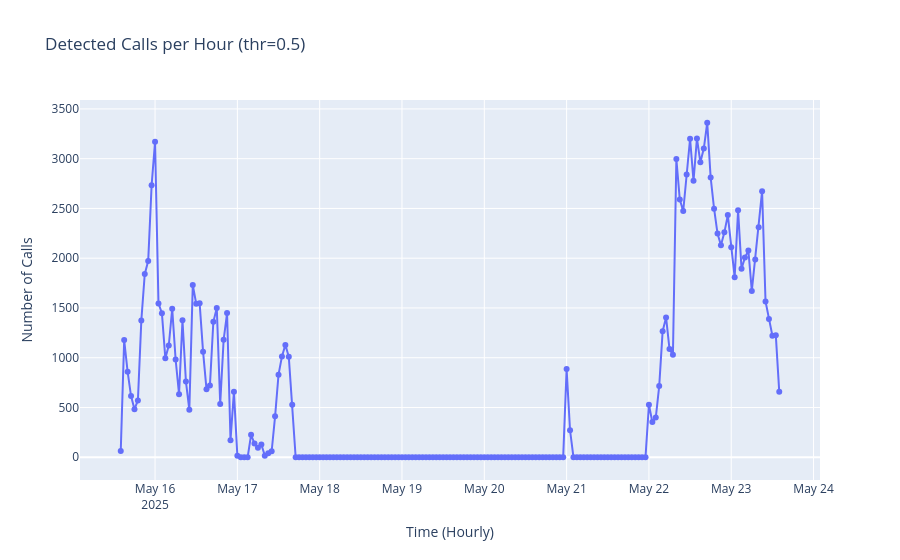
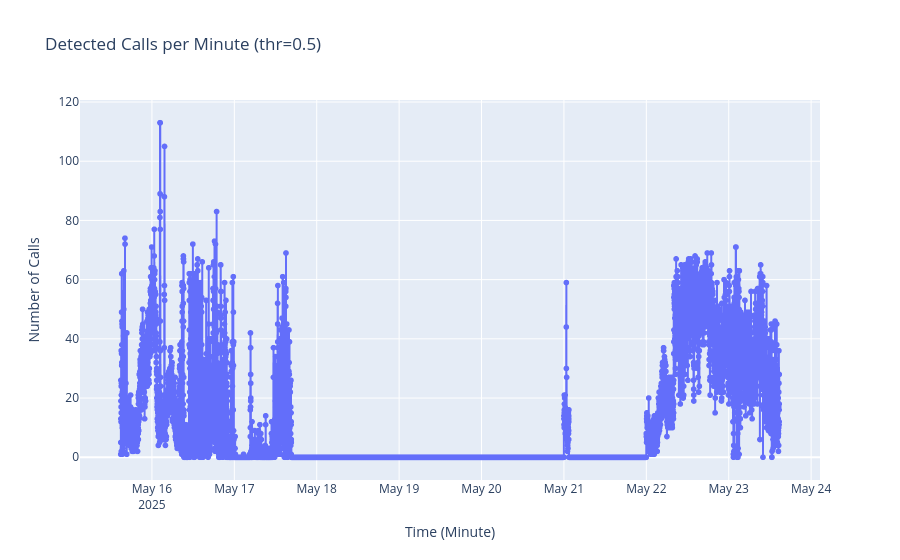

Notebook code cell kept with these figures, in order:
### Code cell
from pathlib import Path
import re
import pandas as pd
import numpy as np
import plotly.express as px

# -------- CONFIG --------
folder = Path(r"C:\Users\amitg\OneDrive\Documents\Deep_Voice\HF_WAV_Manatee_Samples\Haiti")
glob_pattern = "Inference_results-2025-08*.csv"
selected_class_name = "1"
threshold = 0.5

fname_re = re.compile(
    r"""^Inference_results-
        (?P<inf_date>\d{4}-\d{2}-\d{2})_(?P<inf_time>\d{2}-\d{2}-\d{2})-
        .*?-
        (?P<rec_date>\d{8})_(?P<rec_time>\d{6})
        \.csv$""",
    re.VERBOSE
)

def parse_filename_times(name: str):
    m = fname_re.match(name)
    if not m:
        return None, None
    inf_date = m.group("inf_date")
    inf_time = m.group("inf_time")
    rec_date = m.group("rec_date")
    rec_time = m.group("rec_time")
    inference_dt = pd.to_datetime(f"{inf_date} {inf_time.replace('-',':')}")
    recording_dt = pd.to_datetime(f"{rec_date}_{rec_time}", format="%Y%m%d_%H%M%S")
    return inference_dt, recording_dt

def find_selected_class_column(columns, key):
    matches = [c for c in columns if key in c]
    if not matches:
        raise ValueError(f"Couldn't find a column containing '{key}' in {list(columns)}")
    return matches[0]

frames = []
for f in sorted(folder.glob(glob_pattern)):
    inf_dt, rec_dt = parse_filename_times(f.name)
    if rec_dt is None:
        print(f"[WARN] name doesn't match pattern, skipping: {f.name}")
        continue

    df = pd.read_csv(f)
    sel_col = find_selected_class_column(df.columns, selected_class_name)

    # Build timestamps from recording start + begin_time (or call_length fallback)
    if "begin_time" in df.columns:
        ts = rec_dt + pd.to_timedelta(df["begin_time"], unit="s")
    else:
        seq_len = df["call_length"].iloc[0] if "call_length" in df.columns else 0.2
        ts = rec_dt + pd.to_timedelta(np.arange(len(df)) * seq_len, unit="s")

    out = df.copy()
    out["timestamp"] = ts
    out["file"] = f.name
    out["_selected_prob"] = out[sel_col]
    frames.append(out)

if not frames:
    raise RuntimeError("No files matched or all skipped.")

df_all = pd.concat(frames, ignore_index=True)

# Classify predictions & detect event starts
df_all["predicted_call"] = df_all["_selected_prob"] > threshold
df_all["prev_call"] = df_all["predicted_call"].shift(fill_value=False)
df_all["call_event"] = df_all["predicted_call"] & (~df_all["prev_call"])

# Events series with DateTimeIndex
event_times = df_all.loc[df_all["call_event"], "timestamp"].sort_values()
events_series = pd.Series(1, index=pd.DatetimeIndex(event_times), dtype="int64")

# Resample
minute_counts = events_series.resample("T").sum().fillna(0)
hourly_counts = events_series.resample("H").sum().fillna(0)

minute_df = minute_counts.rename("calls").reset_index().rename(columns={"index": "timestamp"})
hourly_df = hourly_counts.rename("calls").reset_index().rename(columns={"index": "timestamp"})

# Plot
fig_h = px.line(
    hourly_df,
    x="timestamp", y="calls",
    title=f"Detected Calls per Hour (thr={threshold})",
    labels={"timestamp": "Time (Hourly)", "calls": "Number of Calls"}
)
fig_h.update_traces(mode="markers+lines", hovertemplate="Time: %{x}<br>Calls: %{y}")
fig_h.show()

fig_m = px.line(
    minute_df,
    x="timestamp", y="calls",
    title=f"Detected Calls per Minute (thr={threshold})",
    labels={"timestamp": "Time (Minute)", "calls": "Number of Calls"}
)
fig_m.update_traces(mode="markers+lines", hovertemplate="Time: %{x}<br>Calls: %{y}")
fig_m.show()

### Figure 1 — Plotly figure (JSON) as saved in the notebook; plotly's stock layout.template omitted (floating-point values rounded to 4 significant figures; data arrays with more than 128 entries replaced by an {"elided": "..."} marker saying what was removed)
{"data": [{"hovertemplate": "Time: %{x}<br>Calls: %{y}", "legendgroup": "", "line": {"color": "#636efa", "dash": "solid"}, "marker": {"symbol": "circle"}, "mode": "markers+lines", "name": "", "orientation": "v", "showlegend": false, "type": "scatter", "x": {"elided": "193 str values"}, "xaxis": "x", "y": {"elided": "193 int values"}, "yaxis": "y"}], "layout": {"legend": {"tracegroupgap": 0}, "title": {"text": "Detected Calls per Hour (thr=0.5)"}, "xaxis": {"anchor": "y", "domain": [0, 1], "title": {"text": "Time (Hourly)"}}, "yaxis": {"anchor": "x", "domain": [0, 1], "title": {"text": "Number of Calls"}}}}

### Figure 2 — Plotly figure (JSON) as saved in the notebook; plotly's stock layout.template omitted (floating-point values rounded to 4 significant figures; data arrays with more than 128 entries replaced by an {"elided": "..."} marker saying what was removed)
{"data": [{"hovertemplate": "Time: %{x}<br>Calls: %{y}", "legendgroup": "", "line": {"color": "#636efa", "dash": "solid"}, "marker": {"symbol": "circle"}, "mode": "markers+lines", "name": "", "showlegend": false, "type": "scattergl", "x": {"elided": "11509 str values"}, "xaxis": "x", "y": {"elided": "11509 int values"}, "yaxis": "y"}], "layout": {"legend": {"tracegroupgap": 0}, "title": {"text": "Detected Calls per Minute (thr=0.5)"}, "xaxis": {"anchor": "y", "domain": [0, 1], "title": {"text": "Time (Minute)"}}, "yaxis": {"anchor": "x", "domain": [0, 1], "title": {"text": "Number of Calls"}}}}
